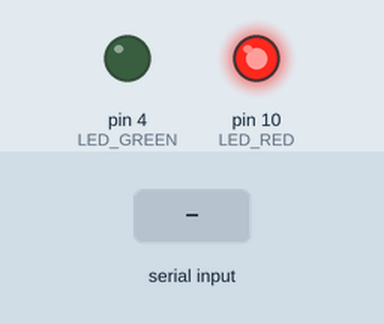
The sketch below on a simulated Arduino Uno, built with avr-gcc and run on an emulated ATmega328P. On the bench: output pins drawn as LEDs (lit = HIGH). The inputs (shaded band) are chosen by the test bench.

Above: at 1.2 s.
1.3 s: "m" received over Serial
At 1.9 s:
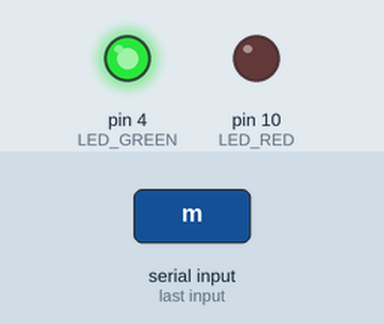
2.8 s: "i" received over Serial
At 3.1 s:
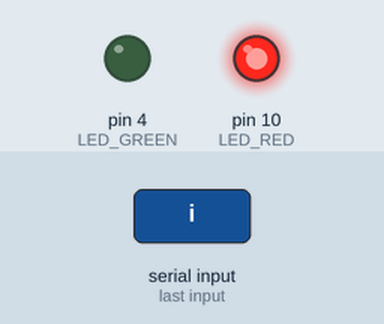
Timing chart, 0 to 5.8 s (numbered marks = the images above; inputs shaded):
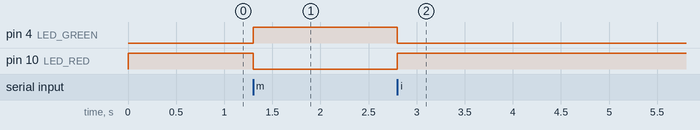

The sketch:

arduino.ino
```cpp
int LED_GREEN = 4;
int LED_RED = 10;
// int BUTTON = 7;
bool BUTTON_PRESSED = false;

void setup() {
  Serial.begin(115200); // Begen listening on port 9600 for serial
  // pinMode(BUTTON, INPUT);
  pinMode(LED_GREEN, OUTPUT);
  pinMode(LED_RED, OUTPUT);
  digitalWrite(LED_GREEN, LOW);
  digitalWrite(LED_RED, HIGH);
}

void loop() {
   if(Serial.available() > 0) // Read from serial port
    {
      char ReaderFromNode; // Store current character
      ReaderFromNode = (char) Serial.read();
      convertToState(ReaderFromNode); // Convert character to state
    }
  //  if (digitalRead(BUTTON) && !BUTTON_PRESSED) {
  //     BUTTON_PRESSED = true;
  //     Serial.write("test");
  //   }
  //   if (!digitalRead(BUTTON)){
  //     BUTTON_PRESSED = false;
  //   }
}

void convertToState(char chr) {
  if(chr=='m'){
    digitalWrite(LED_GREEN, HIGH);
    digitalWrite(LED_RED, LOW);
    delay(100);
  }
  if(chr=='i'){
    digitalWrite(LED_RED, HIGH);
    digitalWrite(LED_GREEN, LOW);
    delay(100);
  }
}
```

Measured:
- after the input at 1.3 s, pin 4 (LED_GREEN): LOW → HIGH at once; pin 10 (LED_RED): HIGH → LOW at once
- after the input at 2.8 s, pin 4 (LED_GREEN): HIGH → LOW at once; pin 10 (LED_RED): LOW → HIGH at once
